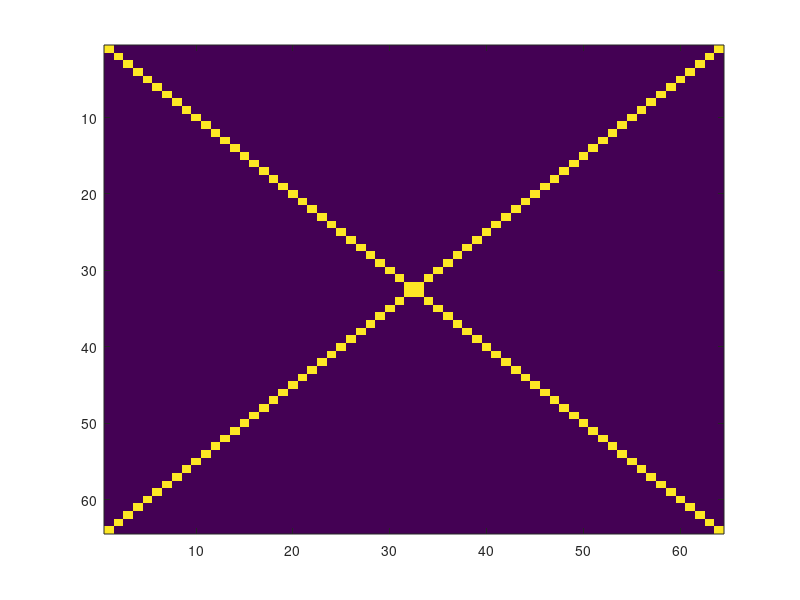
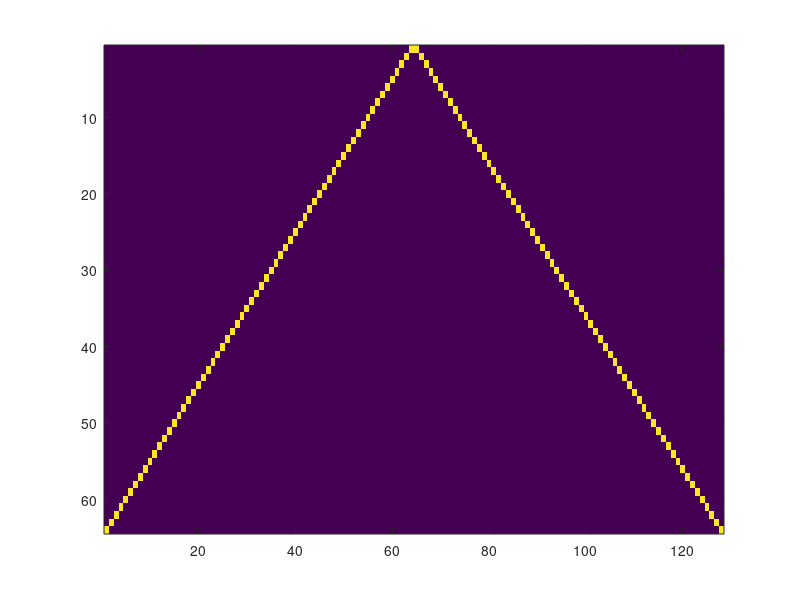

These figures' MATLAB source, in order:

Sq_size = 64;
N = Sq_size;
M = Sq_size;
a = zeros(N,M);
chirp = eye(Sq_size);

invchirp = zeros(N,M);
for i = 1:M
    invchirp(:,i) = chirp(:,M+1-i);
end
xchirp = invchirp + chirp;

triangle(:,1:M) = invchirp(:,1:M);
triangle(:,M+1:2*M) = chirp(:,1:M);

imagesc(xchirp);
figure;
imagesc(triangle);
    
